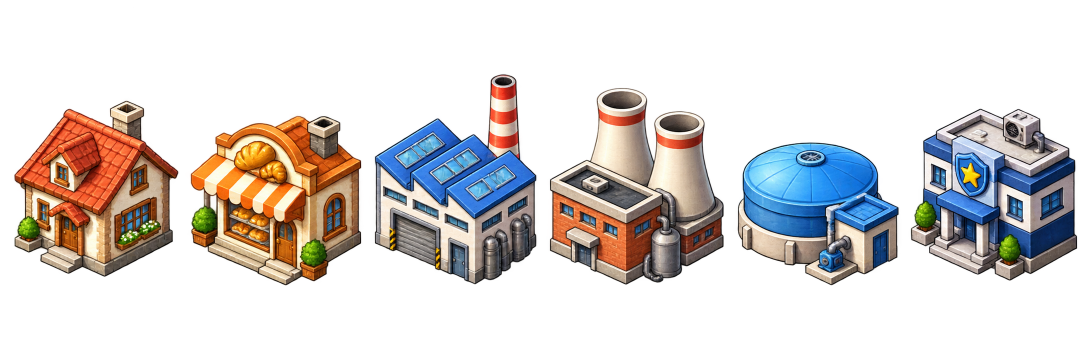
#> input picture skyline/art/style_ref_painted.png, 2172 x 724 px (shown at 1/2 size)
$ python -i sheet_cut.py   (imports and definitions only)
#> lines starting #> are read from the running program, lines starting #| are printed output that depends on the picture
"""Cuts a generated sprite sheet (objects side by side in one row on a transparent background) into
separate sprites, left to right, and shrinks each to the game size with smooth sampling.

Objects are split at the empty columns between them (every pixel in the column nearly transparent),
so a chimney or a puff of smoke stays with its building. Narrow specks are dropped.

  cut(sheet_path) -> [PIL images, left to right]
  fit(img, width=..., height=...) -> image at game size
"""
import numpy as np
from PIL import Image


def cut(path, min_width=20, clear=24):
#> called with path = '../art/style_ref_painted.png', min_width = 20, clear = 24
    img = Image.open(path).convert("RGBA")
#> img is the input picture: PIL image 2172x724 RGBA; mean R, G, B, A 46.8, 41.5, 39.6, 81.5
    a = np.array(img)
    used = a[..., 3].max(axis=0) > clear
    parts, start = [], None
    for x, on in enumerate(list(used) + [False]):
        if on and start is None:
            start = x
        elif not on and start is not None:
            if x - start >= min_width:
                piece = img.crop((start, 0, x, img.height))
                parts.append(piece.crop(piece.getchannel("A").point(lambda v: 255 if v > clear else 0).getbbox()))
            start = None
#> this loop made 2173 passes
#> on on passes 1 to 12: False, False, False, False, False, False, False, False, False, False, False, False
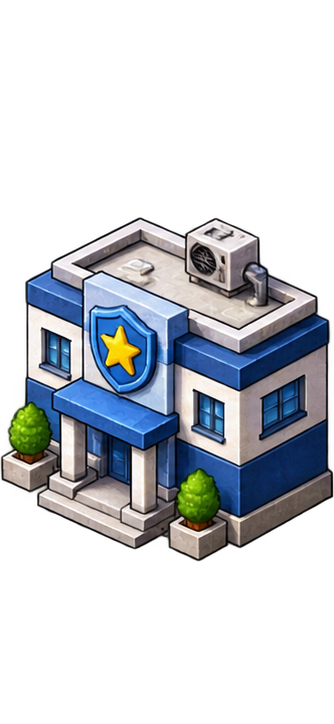
#> piece: PIL image 334x724 RGBA; mean R, G, B, A 41.9, 45.7, 51.1, 91.6; transparent parts drawn white
#> after the loop, parts = 6 items
    return parts


def fit(img, width=0, height=0):
    w, h = img.size
    s = width / w if width else height / h
    out = img.resize((max(1, round(w * s)), max(1, round(h * s))), Image.LANCZOS)
    a = np.array(out)
    a[..., 3] = np.where(a[..., 3] < 10, 0, a[..., 3])     # drop the faint fringe left by the shrink
    return Image.fromarray(a)

>>> result = cut('../art/style_ref_painted.png')
#> result = 6 items
